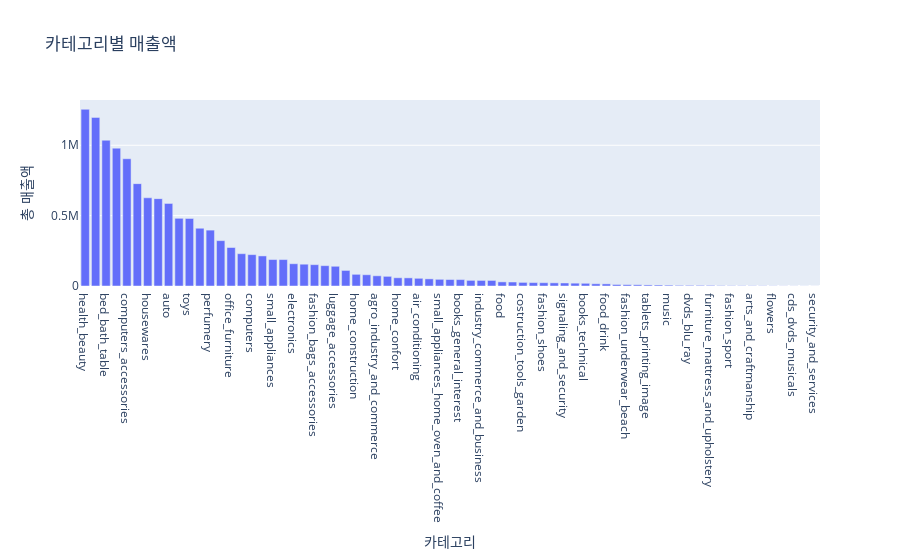

The notebook cell this image was saved under:
### Markdown cell above
- 카테고리별 주문 건수는 bed_bath_table이 많았고, 그 다음으로는 health_beauty, sports_leisure가 많았다.
- 주문 건수가 많다는 것은 그 만큼 수요가 많다고 해석할 수 있으므로, 해당 카테고리에 대한 관심이 높은 고객은 구매 확률이 상대적으로 높을 것이다.

### Code cell
# 카테고리별 매출액 비교
df_2 = pd.pivot_table(data=df, index='category', values='price', aggfunc='sum')
df_2 = df_2.sort_values(by='price', ascending=False)

px.bar(df_2, x=df_2.index, y='price',
       labels={"category":"카테고리","price":"총 매출액"}, 
       title='카테고리별 매출액')

### Figure 1 — Plotly figure (JSON) as saved in the notebook; plotly's stock layout.template omitted (floating-point values rounded to 4 significant figures)
{"data": [{"alignmentgroup": "True", "hovertemplate": "카테고리=%{x}<br>총 매출액=%{y}<extra></extra>", "legendgroup": "", "marker": {"color": "#636efa", "pattern": {"shape": ""}}, "name": "", "offsetgroup": "", "orientation": "v", "showlegend": false, "textposition": "auto", "type": "bar", "x": ["health_beauty", "watches_gifts", "bed_bath_table", "sports_leisure", "computers_accessories", "furniture_decor", "housewares", "cool_stuff", "auto", "garden_tools", "toys", "baby", "perfumery", "telephony", "office_furniture", "stationery", "computers", "pet_shop", "small_appliances", "musical_instruments", "electronics", "consoles_games", "fashion_bags_accessories", "construction_tools_construction", "luggage_accessories", "home_appliances_2", "home_construction", "home_appliances", "agro_industry_and_commerce", "furniture_living_room", "home_confort", "fixed_telephony", "air_conditioning", "audio", "small_appliances_home_oven_and_coffee", "kitchen_dining_laundry_garden_furniture", "books_general_interest", "construction_tools_lights", "industry_commerce_and_business", "construction_tools_safety", "food", "market_place", "costruction_tools_garden", "art", "fashion_shoes", "drinks", "signaling_and_security", "furniture_bedroom", "books_technical", "costruction_tools_tools", "food_drink", "fashion_male_clothing", "fashion_underwear_beach", "christmas_supplies", "tablets_printing_image", "cine_photo", "music", "books_imported", "dvds_blu_ray", "party_supplies", "furniture_mattress_and_upholstery", "fashio_female_clothing", "fashion_sport", "la_cuisine", "arts_and_craftmanship", "diapers_and_hygiene", "flowers", "home_comfort_2", "cds_dvds_musicals", "fashion_childrens_clothes", "security_and_services"], "xaxis": "x", "y": [1256000.0, 1198000.0, 1036000.0, 979700.0, 904300.0, 727500.0, 626800.0, 620800.0, 586600.0, 481000.0, 479800.0, 410500.0, 397100.0, 322300.0, 273600.0, 229600.0, 223000.0, 213800.0, 187900.0, 187800.0, 158300.0, 154900.0, 151600.0, 144600.0, 140100.0, 110600.0, 83010.0, 80000.0, 72530.0, 68640.0, 58570.0, 57820.0, 54720.0, 50670.0, 47450.0, 46070.0, 45620.0, 40002, 39670.0, 39590.0, 29240.0, 28290.0, 25550.0, 24170.0, 23350.0, 22380.0, 21510.0, 20030.0, 19100.0, 15900.0, 15120.0, 10750.0, 9542.0, 8788.0, 7528.0, 6933.0, 6034.0, 4640.0, 4559.0, 4485.0, 4368.0, 2804.0, 2120.0, 2055.0, 1814.0, 1539.0, 1110.0, 760.3, 730, 569.9, 283.3], "yaxis": "y"}], "layout": {"barmode": "relative", "legend": {"tracegroupgap": 0}, "title": {"text": "카테고리별 매출액"}, "xaxis": {"anchor": "y", "domain": [0, 1], "title": {"text": "카테고리"}}, "yaxis": {"anchor": "x", "domain": [0, 1], "title": {"text": "총 매출액"}}}}
